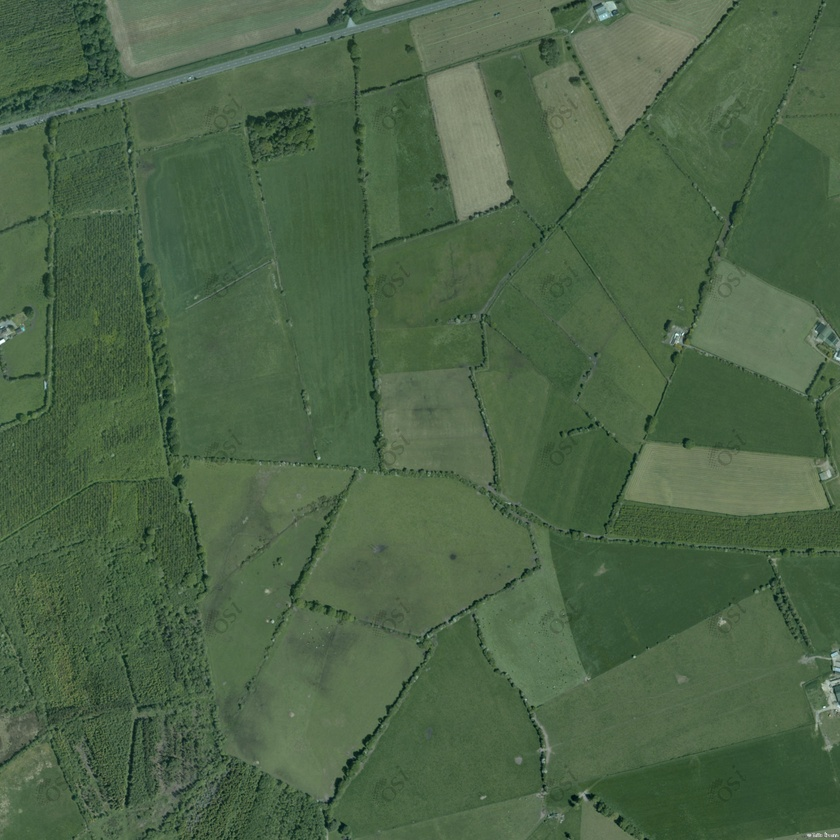
#> input picture attempt 2/img.jpg, 840 x 840 px, shrunk from 2000 x 2000 before the run
$ python main.py
#> lines starting #> are read from the running program, lines starting #| are printed output that depends on the picture; after the words box and inside, x2 and y2 are one past the last pixel; in counts of white or black regions, pixels touching at a corner belong together
image_path = "img.jpg"

import cv2
import numpy as np
import matplotlib.pyplot as plt
from sklearn.cluster import KMeans
from sklearn.ensemble import RandomForestClassifier
from sklearn.model_selection import train_test_split

# Load the image
# image_path = '/mnt/data/x_____x3Fy3lvhWoyB1uNqDslnUMA..x_____x_ags_d4179754-4826-11ef-89b9-1228a0b974d3.jpg'
image = cv2.imread(image_path)
#> image is the input picture: shape (840, 840, 3); mean B, G, R 70.7, 99.7, 76.2
image = cv2.cvtColor(image, cv2.COLOR_BGR2RGB)

# Convert to grayscale
gray = cv2.cvtColor(image, cv2.COLOR_RGB2GRAY)
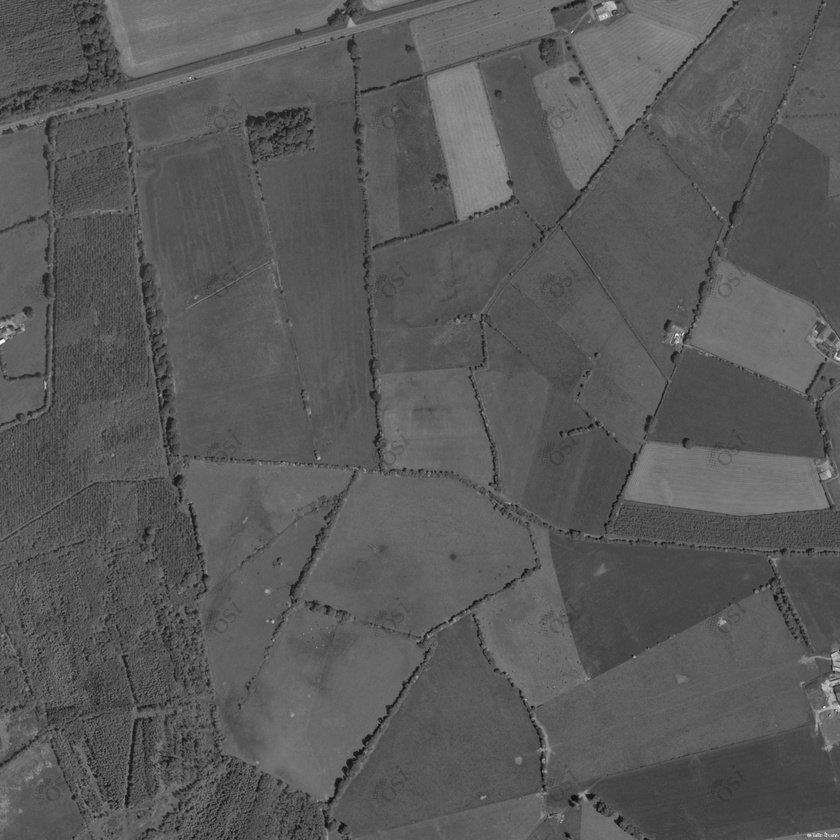
#> gray: shape (840, 840); min 10, max 252, mean 89.3

# Apply Gaussian blur
blurred = cv2.GaussianBlur(gray, (5, 5), 0)

# Apply Canny edge detection
edges = cv2.Canny(blurred, 40, 50)
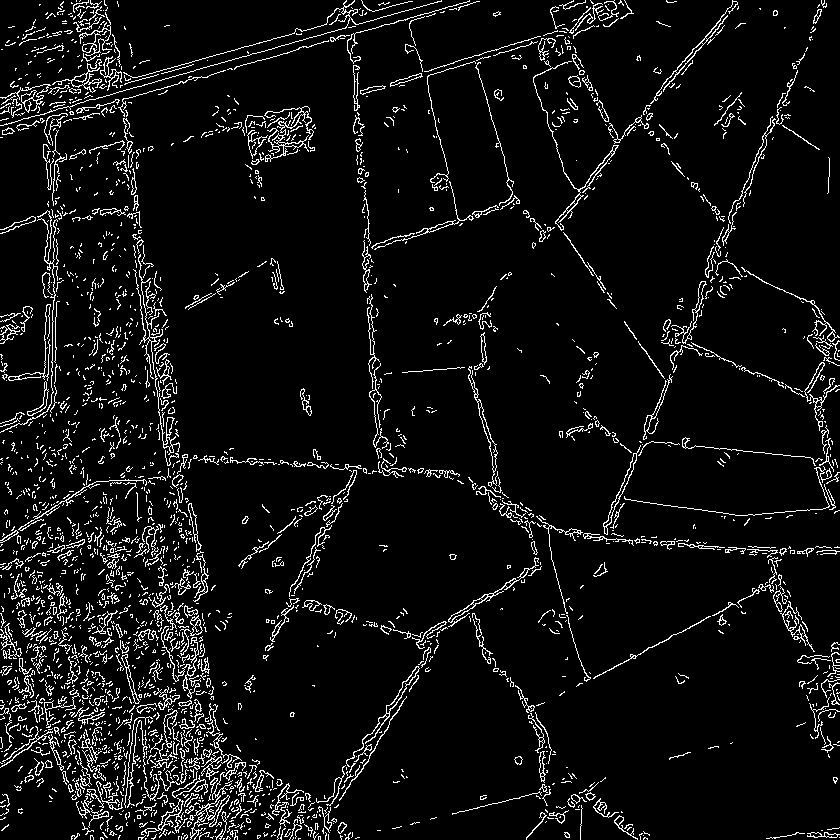
#> edges: shape (840, 840); 6.6% white in thin lines or dots

# Display the results
plt.figure(figsize=(10, 10))
plt.subplot(1, 2, 1)
plt.title("Original Image")
plt.imshow(image)
plt.subplot(1, 2, 2)
plt.title("Edges")
plt.imshow(edges, cmap='gray')
plt.show()
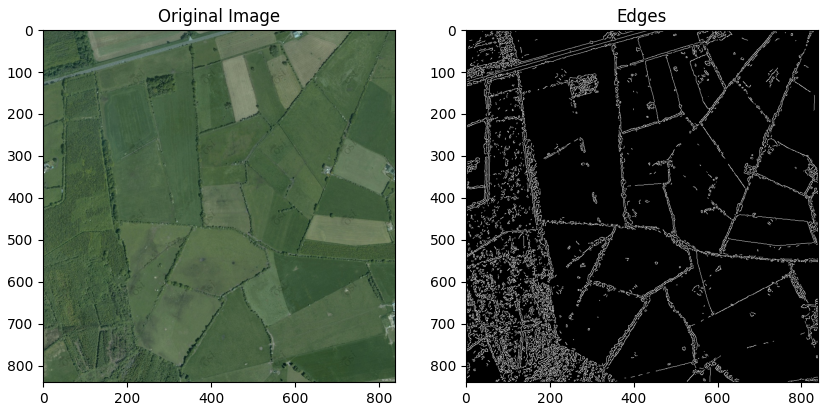
#> figure drawn by matplotlib, 2 panels

# Reshape the image for clustering
pixels = image.reshape((-1, 3))
kmeans = KMeans(n_clusters=3, random_state=42)
kmeans.fit(pixels)

# Convert the result to an image
segmented_image = kmeans.cluster_centers_[kmeans.labels_]
segmented_image = segmented_image.reshape(image.shape).astype(np.uint8)

# Display the segmented image
plt.figure(figsize=(10, 10))
plt.title("Segmented Image")
plt.imshow(segmented_image)
plt.show()
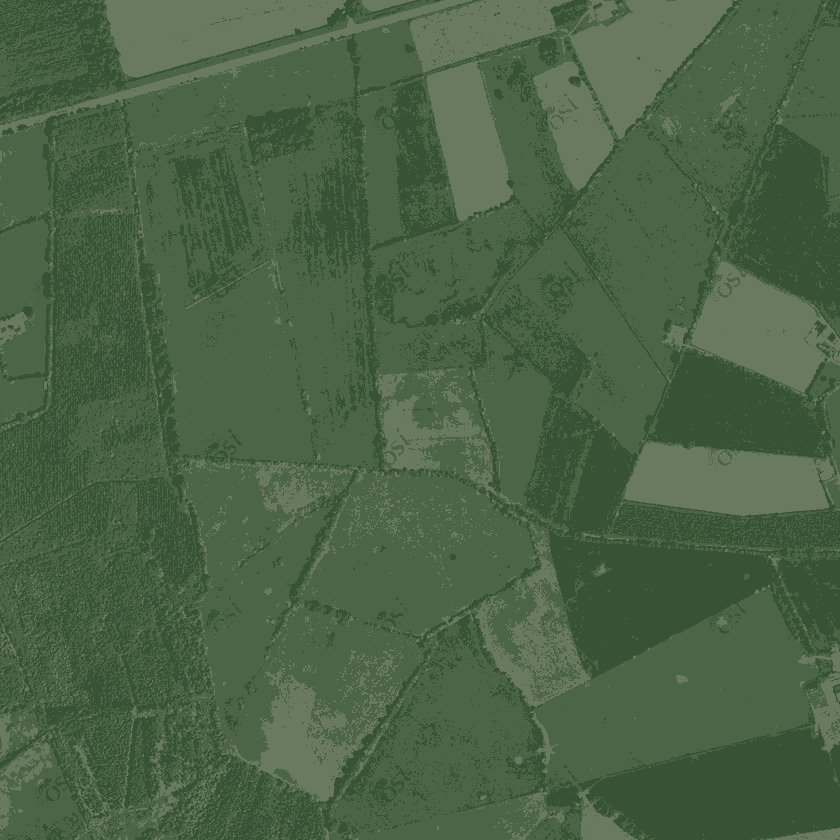
#> shown: shape (840, 840, 3); mean R, G, B 75.3, 98.8, 70

# Extract features from the segmented image
def extract_features(image, segments):
    features = []
    labels = []
    for (i, segVal) in enumerate(np.unique(segments)):
        mask = np.zeros(image.shape[:2], dtype="uint8")
        mask[segments == segVal] = 255
        hist = cv2.calcHist([image], [0, 1, 2], mask, [8, 8, 8], [0, 256, 0, 256, 0, 256])
        hist = cv2.normalize(hist, hist).flatten()
        features.append(hist)
        labels.append(segVal)
#> this loop made 3 passes
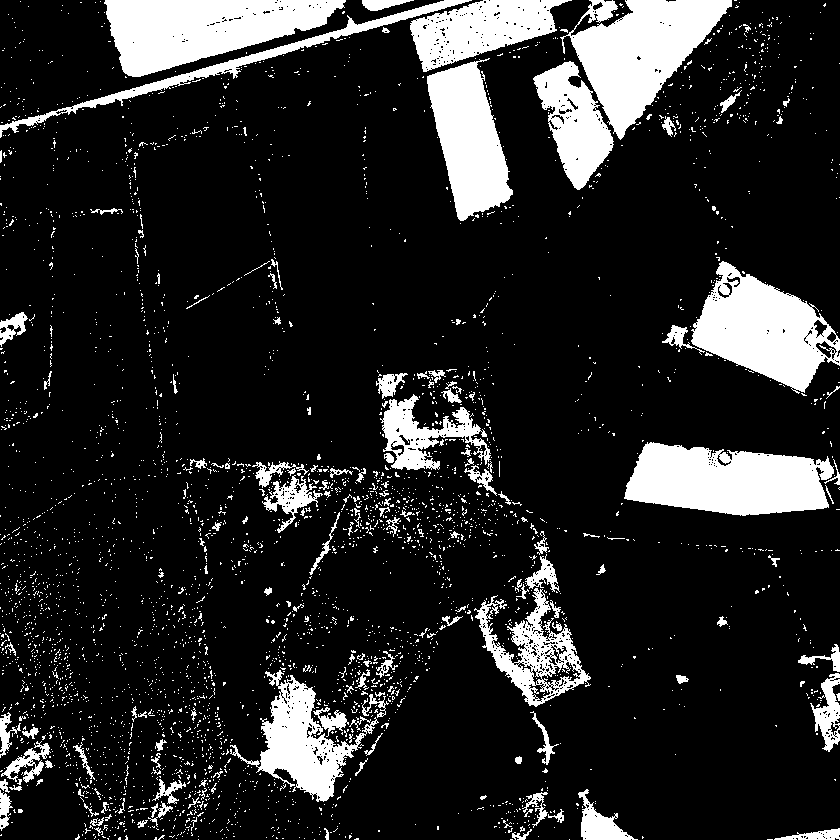
#> mask: shape (840, 840); 15.3% white; 3681 white regions (3517 under 20 px), largest, box (x1, y1, x2, y2) and area: (560, 0, 732, 140) 11552, (104, 0, 346, 77) 11489, (624, 442, 834, 516) 11295
#> after the loop, features = 3 items; labels = [0, 1, 2]
    return np.array(features), np.array(labels)

segments = kmeans.labels_.reshape(image.shape[:2])
features, labels = extract_features(image, segments)
#> labels = [0, 1, 2]

# Display the segmented image with unique labels
plt.figure(figsize=(10, 10))
plt.title("Segmented Image with Labels")
plt.imshow(segments, cmap='jet')
plt.show()
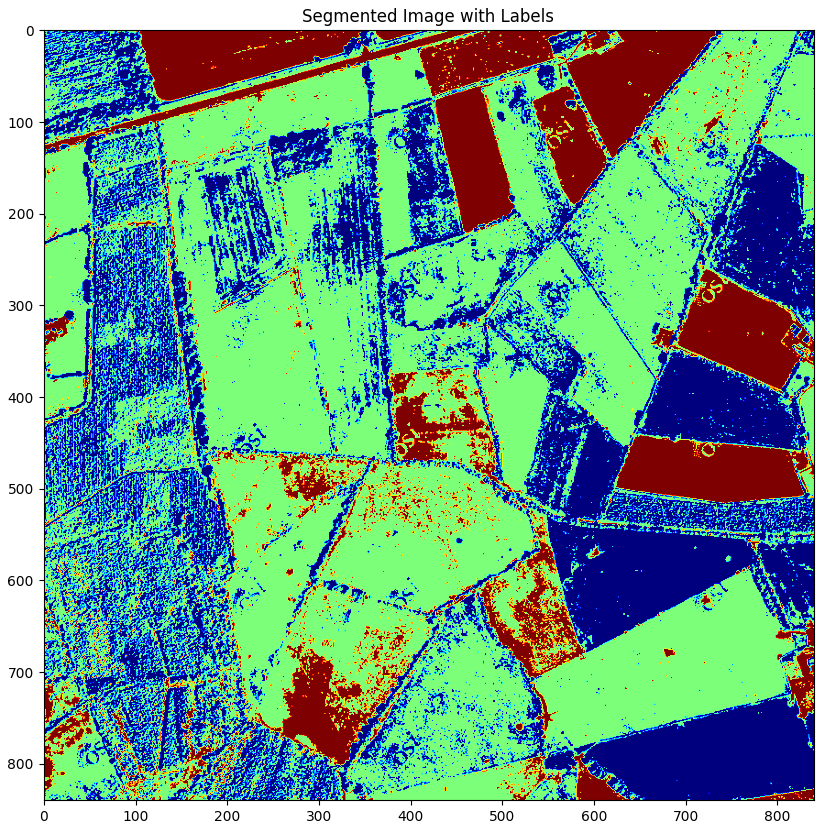
#> figure drawn by matplotlib, 1 panel

# Split the data into training and testing sets
X_train, X_test, y_train, y_test = train_test_split(features, labels, test_size=0.2, random_state=42)
#> y_train = [1, 2]; y_test = [0]

# Train a Random Forest classifier
clf = RandomForestClassifier(n_estimators=100, random_state=42)
clf.fit(X_train, y_train)

# Evaluate the classifier
accuracy = clf.score(X_test, y_test)
#> accuracy = 0
print(f"Model Accuracy: {accuracy * 100:.2f}%")
#| Model Accuracy: 0.00%

# Predict the segments in the image
predicted_labels = clf.predict(features)
#> predicted_labels = [1, 1, 2]

# Check if the size matches
if predicted_labels.size != image.shape[0] * image.shape[1]:
#> (the run stopped early here; a loop or call above may not have finished)
